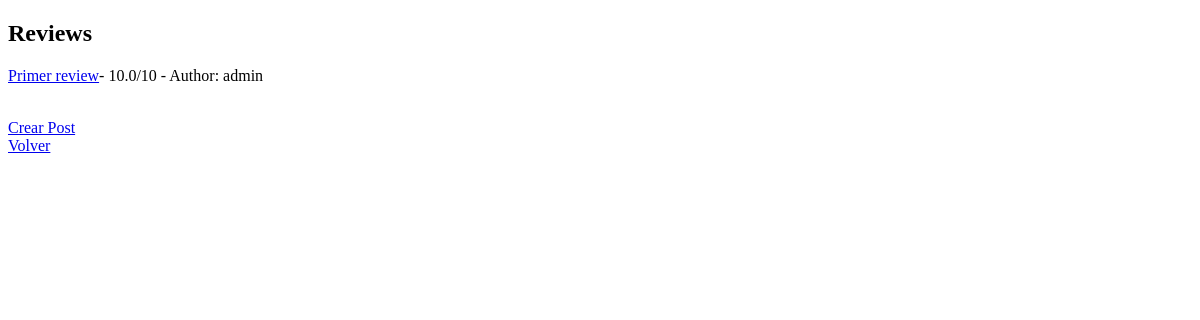
The app's page /reviews/ (signed in), older data.
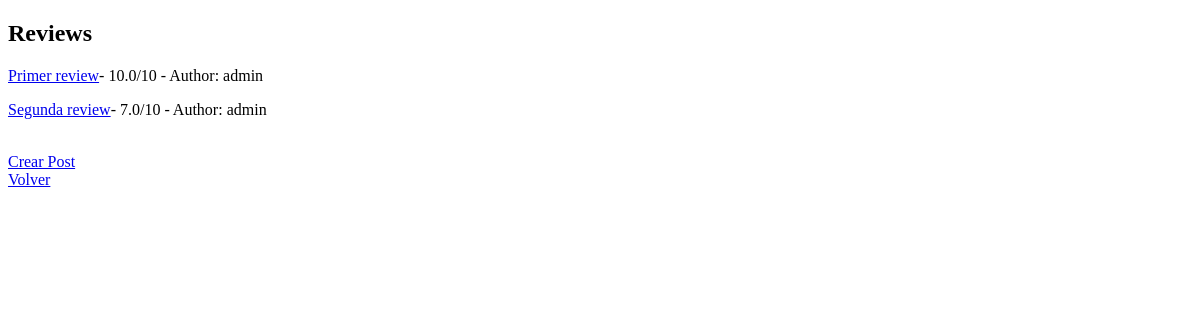
The same page, newer data.
### reviews/models.py (models this page shows, shortened)
class Post(models.Model):
    title = models.CharField(max_length=255)
    author = models.ForeignKey(User, on_delete=models.CASCADE)
    fecha = models.DateTimeField(auto_now_add=True)
    body = models.TextField()
    calificacion = models.FloatField(
        validators=[MinValueValidator(0.0),
                    MaxValueValidator(10.0)])

### reviews/views.py (the view)
# urls.py: path('reviews/',PostViews.as_view(), name='reviews'),
class PostViews(ListView):
    model = Post
    template_name = 'reviews.html'

### reviews/templates/reviews.html (shortened to what this page needs)
<!DOCTYPE html>
<html lang="en">
<head>
</head>
<body>
    <h2>Reviews</h2>
    {% for post in object_list %}
        {% if post.author == request.user  %}
            <p><a href={% url 'review_detail' post.pk %}>{{post.title}}</a>- {{post.calificacion}}/10 - Author: {{post.author}}</p>
        {% endif %}
    {% endfor %}
    <br>
    <a href={% url 'crear_post' %}>Crear Post</a>
    <br>
    <a href={% url 'inicio' %}> Volver</a>
</body>
</html>

Row changes from the older to the newer data that the page shows:
added Post: title "Segunda review", calificacion "7.0", author "admin"
